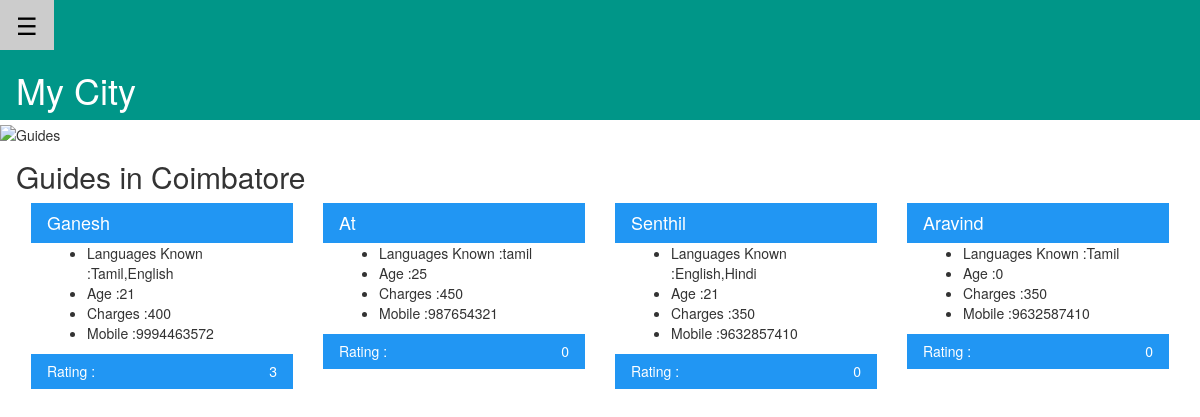
/guides.php, run on the app's committed database.
### tables this page shows
CREATE TABLE `guides` (
  `guide_id` int(4) NOT NULL,
  `name` varchar(11) NOT NULL,
  `mobile` bigint(10) NOT NULL,
  `languages` text NOT NULL,
  `age` int(2) NOT NULL,
  `charges` int(4) NOT NULL,
  `rating` int(1) NOT NULL,
  `proofs` varchar(35) NOT NULL
);

### guides.php (the view, shortened to what this page needs)
<?php include 'config/database.php'; ?>
<?php
  $query = "SELECT * from guides";
  $getEvents = mysqli_query($con,$query);
?>
<!DOCTYPE html>
<html>
<link rel="stylesheet" href="css/w3.css">
<link rel="stylesheet" href="https://maxcdn.bootstrapcdn.com/bootstrap/3.3.7/css/bootstrap.min.css">
<link rel="stylesheet" href="https://cdnjs.cloudflare.com/ajax/libs/font-awesome/4.7.0/css/font-awesome.min.css">
<body>
<div zclass="w3-main" id="main">
<div class="w3-teal">
  <button class="w3-button w3-teal w3-xlarge" onclick="w3_open()">&#9776;</button>
  <div class="w3-container">
    <h1>My City</h1>
  </div>
</div>
<img src="images/guide.jpg" alt="Guides" style="width:60%">
<div class="w3-container">
  <h2>Guides in Coimbatore</h2>
  <div class="row">
  <div class="col-lg-12 full-width-media-text">
  <?php while($row = mysqli_fetch_assoc($getEvents)) : ?>
    <div class="col-lg-3 col-sm-3">
      <header class="w3-container w3-blue">
        <h4><span><?php echo $row['name'] ?></span></h4>
      </header>
      <div class="w3-container">
      <ul>
        <li><span class = "Title">Languages Known :</span><span><?php echo $row['languages'] ?></span></li>
        <li><span class = "Title">Age :</span><span><?php echo $row['age'] ?></span></li>
        <li><span class = "Title">Charges :</span><span><?php echo $row['charges'] ?></span></li>
        <li><span class = "Title">Mobile :</span><span><?php echo $row['mobile'] ?></span></li>
        </ul>
      </div>
      <footer class="w3-container w3-blue">
        <h5><span>Rating :</span><span class="pull-right"><?php echo $row['rating'] ?></span></h5>
     </footer>
    </div>
  <?php endwhile; ?>
  </div>
</div>
</div>
</div>
</body>
</html>

### css/w3.css (style rules this page uses)
html { box-sizing:border-box }
*,*:before,*:after { box-sizing:inherit }
html { -ms-text-size-adjust:100%;-webkit-text-size-adjust:100% }
body { margin:0 }
article,aside,details,figcaption,figure,footer,header,main,menu,nav,section,summary { display:block }
img { border-style:none }
button,input,select,textarea { font:inherit;margin:0 }
button,input { overflow:visible }
button,select { text-transform:none }
button,html [type=button],[type=reset],[type=submit] { -webkit-appearance:button }
html,body { font-family:Verdana,sans-serif;font-size:15px;line-height:1.5 }
html { overflow-x:hidden }
h1 { font-size:36px }
h2 { font-size:30px }
h4 { font-size:20px }
h5 { font-size:18px }
h1,h2,h3,h4,h5,h6 { font-family:"Segoe UI",Arial,sans-serif;font-weight:400;margin:10px 0 }
img { margin-bottom:-5px }
.w3-btn,.w3-button { border:none;display:inline-block;outline:0;padding:8px 16px;vertical-align:middle;overflow:hidden;text-decoration:none;color:inherit;background-color:inherit;text-align:center;cursor:pointer;white-space:nowrap }
.w3-btn,.w3-button { -webkit-touch-callout:none;-webkit-user-select:none;-khtml-user-select:none;-moz-user-select:none;-ms-user-select:none;user-select:none }
.w3-main,#main { transition:margin-left .4s }
.w3-container:after,.w3-container:before,.w3-panel:after,.w3-panel:before,.w3-row:after,.w3-row:before,.w3-row-padding:after,.w3-row-padding:before, .w3-cell-row:before,.w3-cell-row:after,.w3-clear:after,.w3-clear:before,.w3-bar:before,.w3-bar:after { content:"";display:table;clear:both }
.w3-container,.w3-panel { padding:0.01em 16px }
.w3-xlarge { font-size:24px!important }
.w3-blue,.w3-hover-blue:hover { color:#fff!important;background-color:#2196F3!important }
.w3-teal,.w3-hover-teal:hover { color:#fff!important;background-color:#009688!important }

### data on the page
guides: name "Ganesh", languages "Tamil,English", age "21", charges "400", mobile "9994463572", rating "3"
guides: name "At", languages "tamil", age "25", charges "450", mobile "987654321", rating "0"
guides: name "Senthil", languages "English,Hindi", age "21", charges "350", mobile "9632857410", rating "0"
guides: name "Aravind", languages "Tamil", age "0", charges "350", mobile "9632587410", rating "0"
